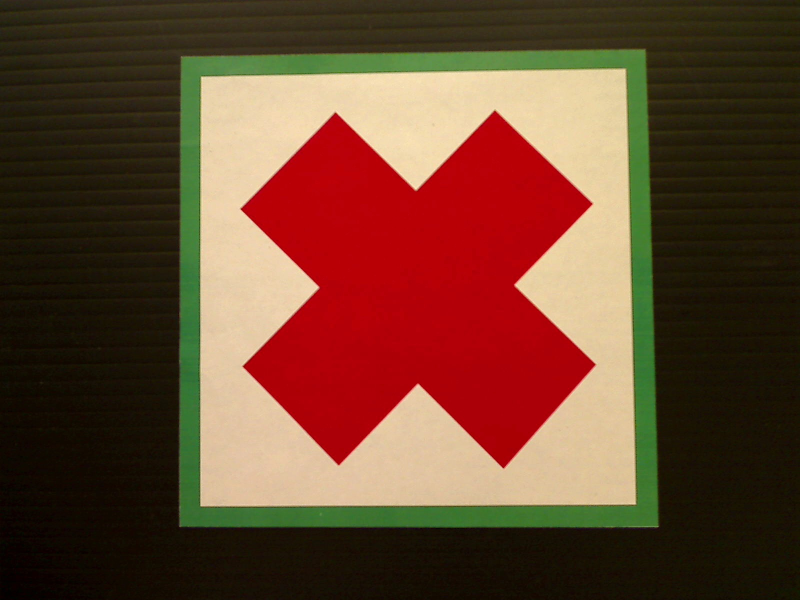
#> input picture python/src/robot/vision/Picture 44.jpg, 1600 x 1200 px (shown at 1/2 size)
$ python -i DrawingExtractor.py   (imports and definitions only)
#> lines starting #> are read from the running program, lines starting #| are printed output that depends on the picture
### python/src/robot/vision/ColorSegmenter.py

import cv2.cv as cv

class ColorSegmenter:
    blue = 0
    orange = 1
    red = 2
    green = 3
    white = 4

    def __init__(self):
        self.lowerTreshold = []
        self.upperTreshold = []

        #Tresholds for the color blue
        self.lowerTreshold.append(cv.Scalar(90, 0,0))
        self.upperTreshold.append(cv.Scalar(165,255,255))

        #Tresholds for the color orange
        self.lowerTreshold.append(cv.Scalar(0,100,100))
        self.upperTreshold.append(cv.Scalar(20,255,255))

        #Tresholds for the color red
        self.lowerTreshold.append(cv.Scalar(0,100,100))
        self.upperTreshold.append(cv.Scalar(4,255,255))

        #Tresholds for the color green
        self.lowerTreshold.append(cv.Scalar(40,100,100))
        self.upperTreshold.append(cv.Scalar(100,255,255))

        #Tresholds for the color white
        self.lowerTreshold.append(cv.Scalar(0,0,250))
        self.upperTreshold.append(cv.Scalar(255,255,255))

    # [24 lines left out: functions segmentImageByColor, convertImageToHSV, treshHSVImageByGivenColor, reduceNoiseOnTreshedImage, not called in this run]

### python/src/robot/vision/DrawingExtractor.py
import cv2.cv as cv
import cv2
import math
import copy
import time
from ColorSegmenter import ColorSegmenter

cs = ColorSegmenter()

class DrawingExtractor:
    MAX_SQUARE_AREA = 50000
    SQUARE_SIZE = 500

    def ExtractShape(self, srcImage):
        #print "DrawingExtractor - ExtractShape begin"
        copyImage = cv.CloneImage(srcImage)
        time.sleep(0.5)
        firstTreshing = cs.segmentImageByColor(srcImage, 3, 1, 1)
        imageMatrix = self.__convertImageToMatrix__(firstTreshing)
        contours = self.__findSquaresInImage__(imageMatrix)
        whiteSquare = self.__findSmallestSquare__(contours)
        whiteSquare = self.__orderSquareCorners__(whiteSquare)
        whiteSquare = self.__convertContourToArray__(whiteSquare)
        copyImage = self.__warpImage__(copyImage, whiteSquare)
        #print "DrawingExtractor - ExtractShape end"
        return copyImage

    # [30 lines left out: functions __convertImageToMatrix__, __findSquaresInImage__, not called in this run]

    def __isContourASquare__(self, contour):
        return len(contour) == 4 and cv2.contourArea(contour) > self.MAX_SQUARE_AREA and cv2.isContourConvex(contour)

    # [68 lines left out: functions __warpImage__, __convertContourToArray__, __squareIsOnBorder__, __findSmallestSquare__, __orderSquareCorners__, not called in this run]

>>> import cv2
>>> picture = cv2.imread('Picture 44.jpg', cv2.IMREAD_GRAYSCALE)
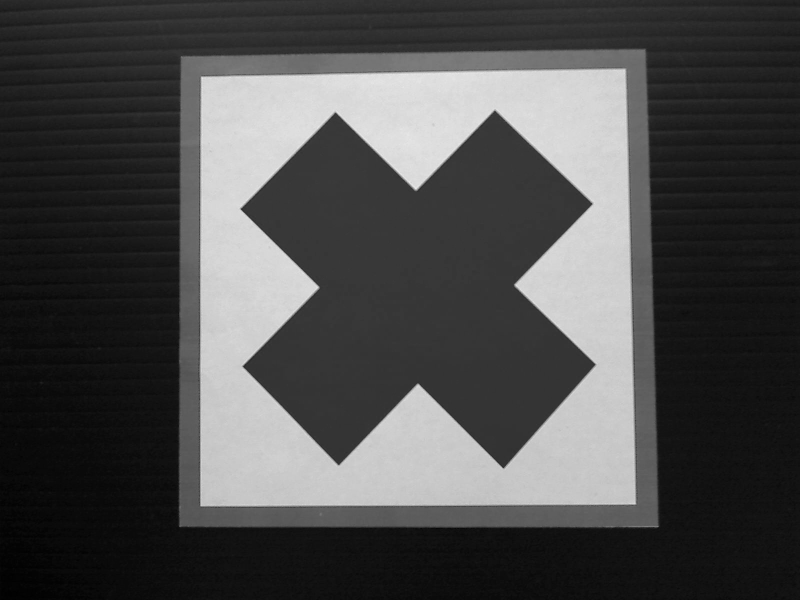
#> picture: shape (1200, 1600) (shown at 1/2 size); min 0, max 240, mean 75.7
#> (the run stopped early here; a loop or call above may not have finished)
